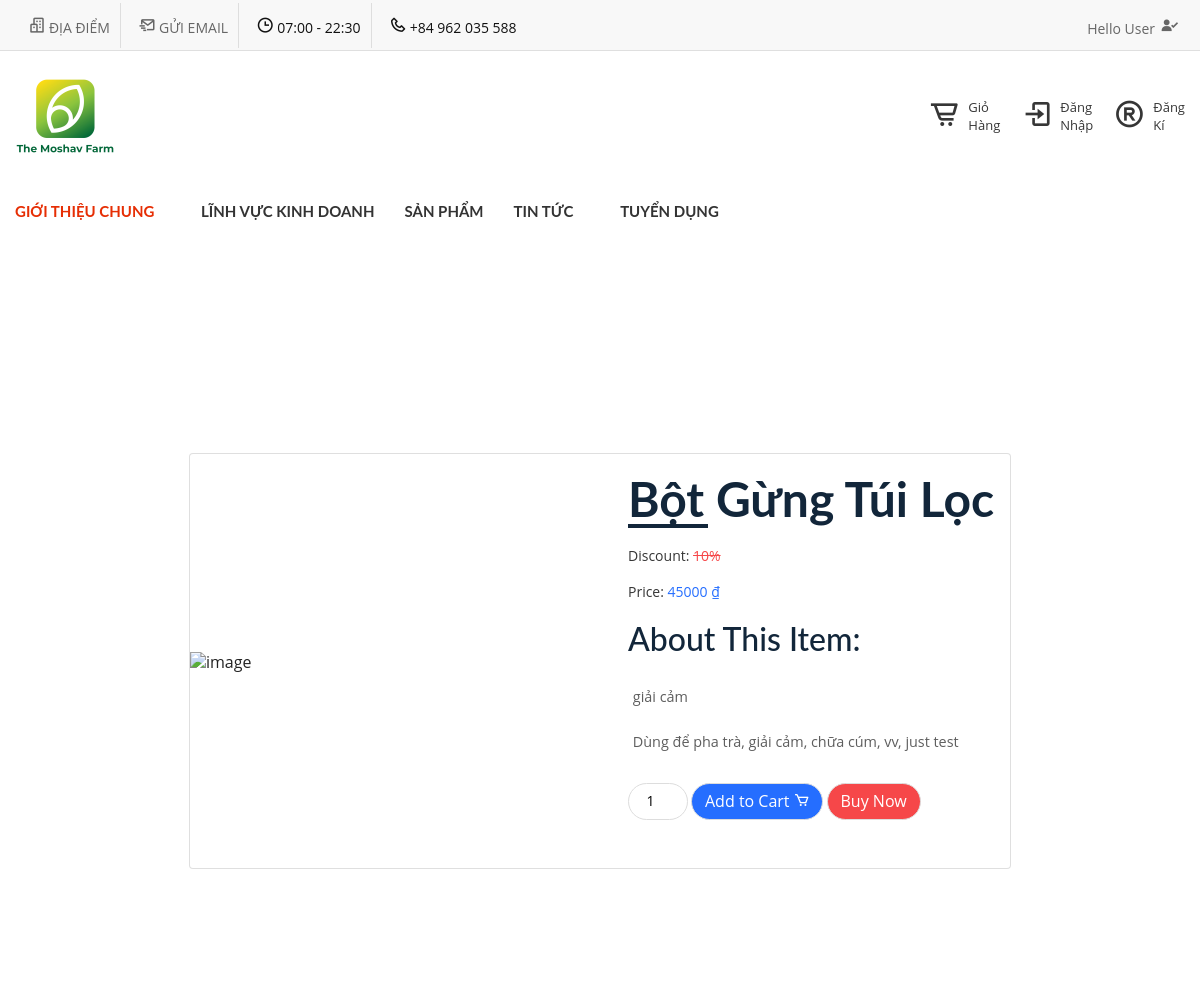
Page /HomeController/product_detail/1 (upper part) on the earlier database version.
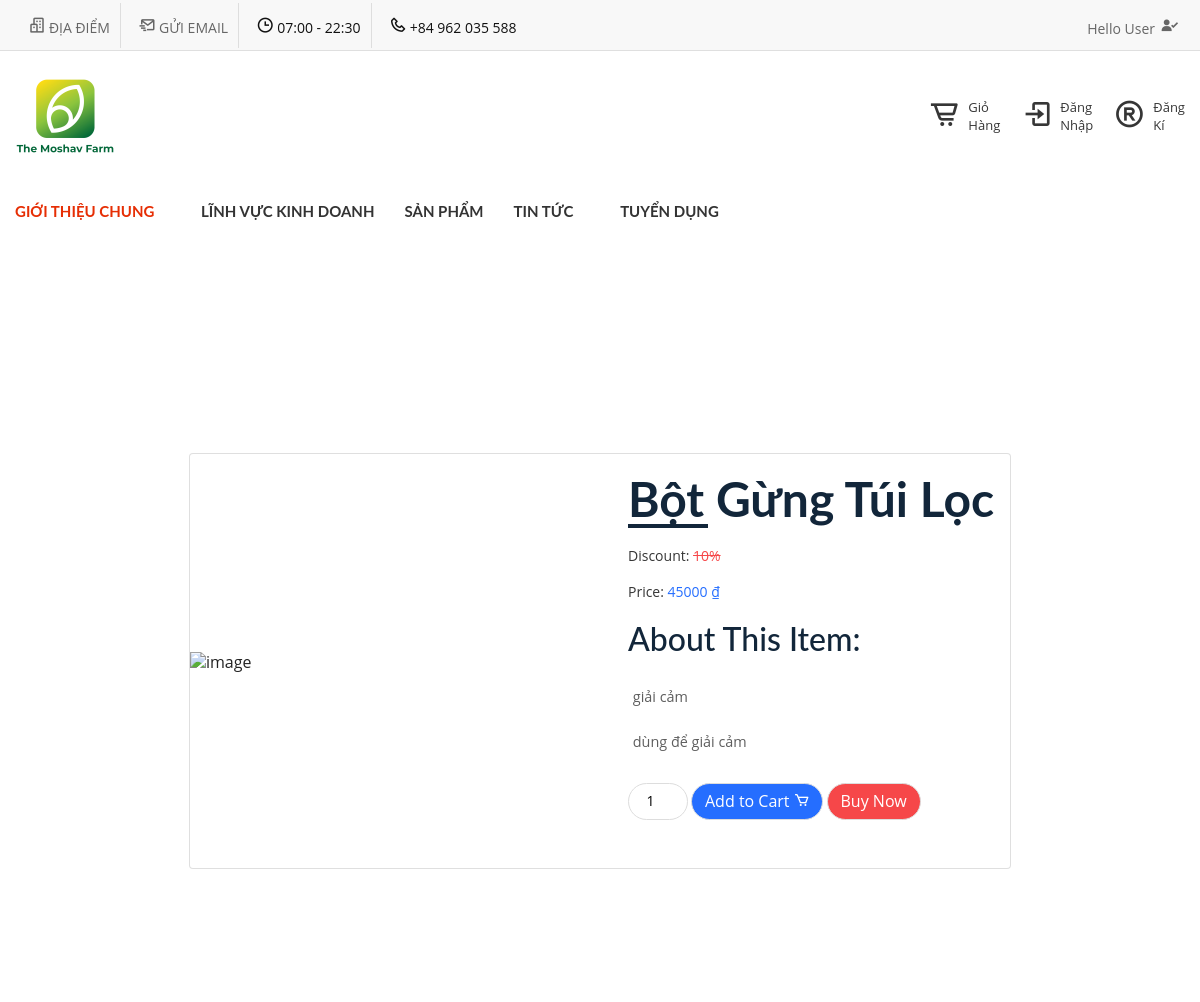
Same page on the later database version.
### tables this page shows
CREATE TABLE `products` (
  `id` int(11) NOT NULL AUTO_INCREMENT COMMENT 'primary key',
  `create_time` datetime DEFAULT current_timestamp() COMMENT 'create time',
  `update_time` datetime DEFAULT current_timestamp() COMMENT 'update time',
  `type` varchar(255) DEFAULT NULL,
  `name` varchar(255) DEFAULT NULL,
  `number` int(11) DEFAULT NULL,
  `description` varchar(255) DEFAULT NULL,
  `price` int(10) unsigned DEFAULT NULL,
  `discount` int(10) unsigned DEFAULT 0,
  `image` varchar(255) DEFAULT NULL,
  `is_deleted` bit(1) DEFAULT b'0',
  PRIMARY KEY (`id`)
);

### mvc/core/Controller.php (called while the page is built, shortened)
<?php
class Controller{
    public function view($view, $data=[]){
        require_once "./mvc/views/".$view.".php";
    }
}
?>

### mvc/controllers/HomeController.php (called while the page is built, shortened)
<?php
class HomeController extends Controller{
    public $userName = "User";
    public $productModel;
    public function __construct(){
        $this->productModel = $this->model("ProductModel");
    }
    public function product_detail($id){
        $product = $this->productModel->get_product_by_id($id);
        $product = json_decode($product,true);
        $this->view("Home",[
            "pages"=>"product_detail",
            "username"=>$this->userName,
            "product_info"=>$product,
        ]);
        return;
    }
}
?>

### mvc/core/App.php (called while the page is built, shortened)
<?php
class App{
    protected $action = "index";
    function __construct(){
        $arr = $this->UrlProcess();
        if(isset($arr[0]) && file_exists("./mvc/controllers/".$arr[0].".php")){
            unset($arr[0]);
        }
        $this->controller = new $this->controller;
        if(isset($arr[1]) && method_exists( $this->controller , $arr[1])){
            $this->action = $arr[1];
            unset($arr[1]);
        }
        $this->params = $arr?array_values($arr):[];
        call_user_func_array([$this->controller, $this->action], $this->params );
    }
    function UrlProcess(){
        if( isset($_GET["url"]) ){
            return explode("/", filter_var(trim($_GET["url"], "/")));
        }
    }
}
?>

### index.php (called while the page is built, shortened)
<?php
$myApp = new App();
?>

### mvc/core/DB.php (called while the page is built, shortened)
<?php
class DB{
    protected $servername = "localhost";
    protected $username = "root";
    protected $password = "";
    function __construct(){
        $this->con = mysqli_connect($this->servername, $this->username, $this->password);
    }
    function prepared_query($mysqli, $sql, $params, $types = "")
    {
        $types = $types ?: str_repeat("s", count($params));
        $stmt = $mysqli->prepare($sql);
        $stmt->bind_param($types, ...$params);
        $stmt->execute();
        return $stmt;
    }
}
?>

### mvc/models/ProductModel.php (called while the page is built, shortened)
<?php
class ProductModel extends DB {
    public function get_product_by_id($product_id){
        $sql = "SELECT * FROM products WHERE id=? LIMIT ?";
        $stmt = $this->prepared_query($this->con, $sql,[$product_id,1]);
        $result = $stmt->get_result()->fetch_assoc();
        return json_encode($result);
    }
}
?>

### mvc/views/user/pages/product_detail.php (the view, shortened to what this page needs)
<?php
    $product = $data['product_info'];
?>
<div class="card-wrapper">
    <div class="card">
        <div class="product-imgs">
            <div class="img-display">
                <div class="img-showcase">
                    <img
                        src="https://themoshavfarm.com/wp-content/uploads/2021/02/botgungsaylanhhu100gr-1-600x600.jpg"
                        alt="image"
                    />
                </div>
            </div>
        </div>
        <div class="product-content">
            <h2 class="product-title"><?=$product['name']?></h2>
            <div class="product-price">
                <p class="last-price">
                    Discount: <span><?=$product['discount']?>%</span>
                </p>
                <p class="new-price">
                    Price: <span><?=$product['price']?> ₫</span>
                </p>
            </div>
            <div class="product-detail">
                <h2>about this item:</h2>
                <p>
                <?=$data['product_info']['type']?>
                </p>
                <p>
                <?=$data['product_info']['description']?>
                </p>
            </div>
            <div class="purchase-info">
                <form action="../../CartController/add_to_cart" method="POST">
                    <input type="number" name="number" min="0" value="1"/>
                    <button type="submit" class="add-cart" name="btn_add" type="button" class="btn">
                    Add to Cart <i class='bx bx-cart'></i>
                    </button>
                    <button class="buy-now" type="button" class="btn">Buy Now</button>
                </form>
            </div>
        </div>
    </div>
</div>

Differences in the rows shown:
changed products "Bột Gừng Túi Lọc": description "Dùng để pha trà, giải cảm, chữa cúm, vv, just test" → "dùng để giải cảm"
